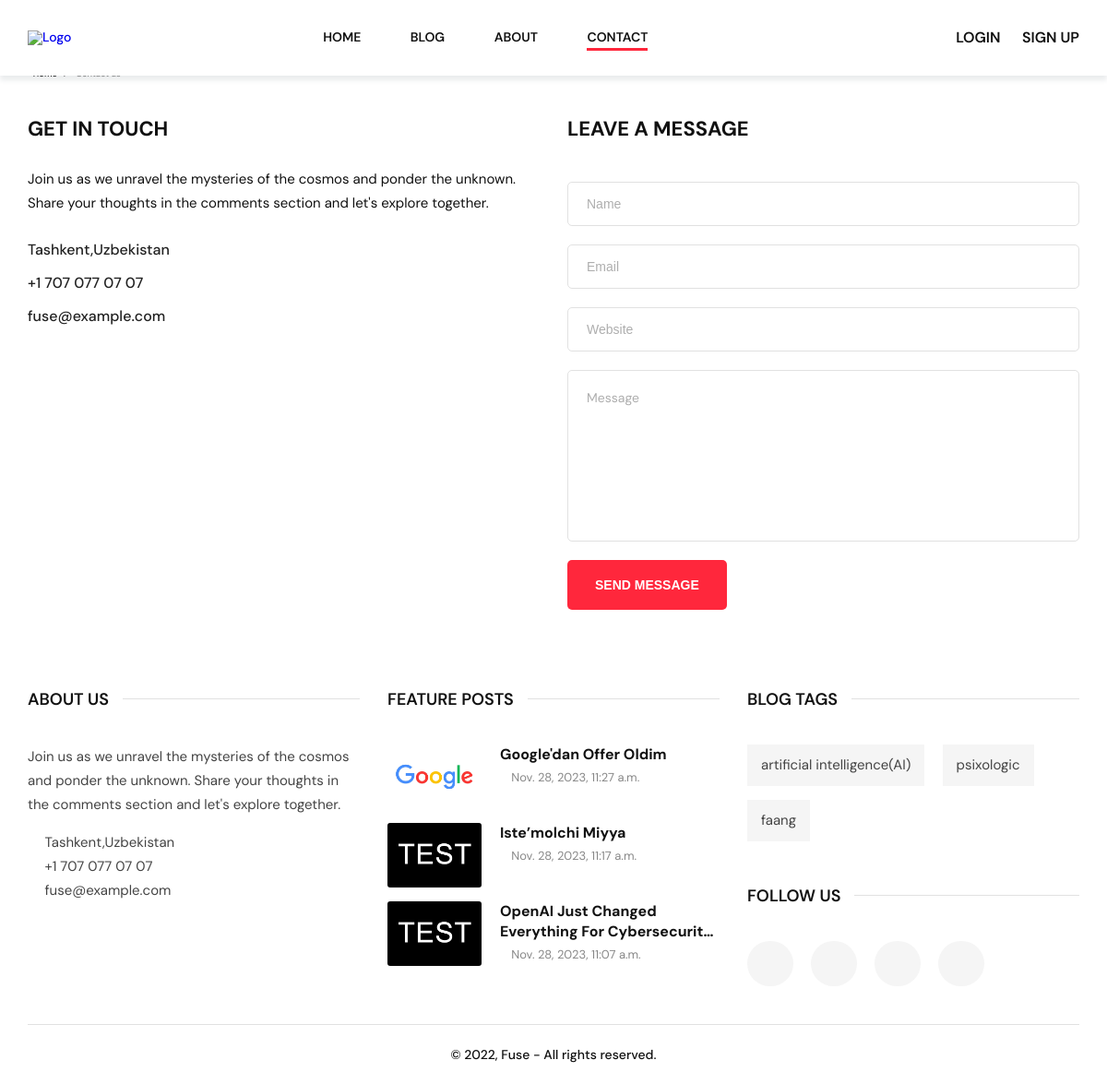
The app's page /contact with its own data.
### blogs/models.py (models this page shows, shortened)
class AboutUs(Model):
    about = TextField()
    phone = CharField(max_length=50)
    address = CharField(max_length=300)
    email = EmailField(max_length=300)
    class Meta:
        verbose_name = 'AboutUs'
        verbose_name_plural = 'AboutUs'

class Blog(Model):
    class Status(TextChoices):
        PENDING = 'pending', 'Pending'
        ACTIVE = 'active', 'Active'
        CANCEL = 'cancel', 'Cancel'
    title = CharField(max_length=300)
    description = RichTextField()
    image = ResizedImageField(upload_to='blogs/%m')
    user = ForeignKey(User, CASCADE, null=False)
    category = ManyToManyField(Category)
    view = IntegerField(default=0)
    status = CharField(max_length=25, choices=Status.choices, default=Status.PENDING)
    created_at = DateTimeField(auto_now=True)
    slug = SlugField(max_length=300, unique=True)
    class Meta:
        db_table = 'blog'
        verbose_name = 'Blog'
        verbose_name_plural = 'Blogs'

class Category(Model):
    name = CharField(max_length=255)
    image = ResizedImageField(upload_to='category/')
    slug = SlugField(max_length=255, unique=True)
    class Meta:
        verbose_name = 'Category'
        verbose_name_plural = 'Categories'

### blogs/views.py (the view, shortened to what this page needs)
# urls.py: path('contact', contact_view, name='contact')
def contact_view(request):
    template_name = 'blogs/contact.html'
    about = AboutUs.objects.first()
    context = {
        'about': about
    }
    return render(request, template_name, context)

### blogs/context_processors.py (called while the page is built)
def about(request):
    return {
        "about": AboutUs.objects.first()
    }

def posts(request):
    return {
        "posts": Blog.objects.all()
    }

def categories(request):
    return {
        "categories": Category.objects.all()
    }

### templates/blogs/contact.html (shortened to what this page needs)
{% extends 'blogs/base.html' %}
{% load static %}
{% block content %}
<body>
    <div class="no-pd" id="content">
        <div class="container">
              <div class="breadcrumb">
                <ul>
                  <li><a href="index.html"> Home</a></li>
                  <li class="active"><a href="#">Contact us</a></li>
                </ul>
              </div>
          <div class="contact-us">
            <div class="row">
              <div class="col-12 col-md-6">
                <div class="contact-us__info">
                  <h3 class="contact-title">GET IN TOUCH</h3>
                  <p class="contact-description">{{ about.about }}</p>
                  <div class="contact-method">
                    <div class="contact-method__item">
                      <p>{{ about.address }}</p>
                    </div>
                    <div class="contact-method__item">
                      <p>{{ about.phone }}</p>
                    </div>
                    <div class="contact-method__item">
                      <p>{{ about.email }}</p>
                    </div>
                  </div>
                </div>
              </div>
              <div class="col-12 col-md-6">
                <div class="contact-us__form">
                  <h3 class="contact-title">LEAVE A MESSAGE</h3>
                  <br>
                  <form method="POST" action="{% url 'contact' %}" enctype="multipart/form-data">
                    <input type="text" placeholder="Name" name="name"/>
                    <input type="email" placeholder="Email" name="email"/>
                    <input type="text" placeholder="Website" name="website"/>
                    <textarea name="message" cols="30" rows="8" placeholder="Message"></textarea>
                    <button class="btn -normal" type="submit">Send message</button>
                  </form>
                </div>
              </div>
            </div>
          </div>
        </div>
      </div>
  </body>
{% endblock content %}

### templates/blogs/parts/footer.html (shortened to what this page needs)
{% load static %}
<footer>
    <div class="container">
        <div class="footer-content">
            <div class="row">
                <div class="col-12 col-md-6 col-lg-4">
                    <div class="footer-col -about">
                        <div class="center-line-title">
                            <h5>About us</h5>
                        </div>
                        <p>{{ about.about }} </p>
                        <div class="contact-method">
                            <p>{{ about.address }}</p>
                            <p>{{ about.phone }}</p>
                            <p>{{ about.email }}</p>
                        </div>
                    </div>
                </div>
                <div class="col-12 col-md-6 col-lg-4">
                    <div class="footer-col -feature-post">
                        <div class="center-line-title">
                            <h5>Feature posts</h5>
                        </div>
                        <div class="feature-post-block">
                            {% for post in posts|slice:3 %}
                                <div class="post-card -tiny">
                                <a class="card__cover" href="{% url 'post_detail' post.slug %}">
                                    <img src="{{ post.image.url }}"/>
                                </a>
                                <div class="card__content">
                                    <a class="card__content-title" href="{% url 'post_detail' post.slug %}">{{ post.title }}</a>
                                    <div class="card__content-info">
                                        <div class="info__time">
                                            <p>{{ post.created_at }}</p>
                                        </div>
                                    </div>
                                </div>
                            </div>
                            {% endfor %}
                        </div>
                    </div>
                </div>
                <div class="col-12 col-md-12 col-lg-4">
                    <div class="footer-col -util">
                        <div class="row">
                            <div class="col-12 col-md-6 col-lg-12">
                                <div class="center-line-title">
                                    <h5>Blog Tags</h5>
                                </div>
                                <div class="tags-group">
                                    {% for category in categories %}
                                        <a class="tag-btn" href="{% url 'blogs' %}?category={{ category.slug }}">{{ category.name }}</a>
                                    {% endfor %}
                                </div>
                            </div>
                            <div class="col-12 col-md-6 col-lg-12">
                                <div class="center-line-title">
                                    <h5>Follow us</h5>
                                </div>
                                <div class="social-block"><a href="#"></a>
                                    <a href="#"></a>
                                    <a href="#"></a>
                                    <a href="#"></a>
                                </div>
                            </div>
                        </div>
                    </div>
                </div>
            </div>
        </div>
        <div class="copyright">
            <p>© 2022, Fuse - All rights reserved.</p>
        </div>
    </div>
</footer>

### records on screen
AboutUs: about "Join us as we unravel the mysteries of the cosmos and ponder the unknown. Share your thoughts in the comments section and let's explore together.", address "Tashkent,Uzbekistan", phone "+1 707 077 07 07", email "fuse@example.com"
Blog: image (picture), title "Google'dan Offer Oldim", created_at "Nov. 28, 2023, 11:27 a.m."
Blog: image (picture), title "Iste’molchi Miyya", created_at "Nov. 28, 2023, 11:17 a.m."
Blog: image (picture), title "OpenAI Just Changed Everything For…", created_at "Nov. 28, 2023, 11:07 a.m."
Category: name "artificial intelligence(AI)"
Category: name "psixologic"
Category: name "faang"
